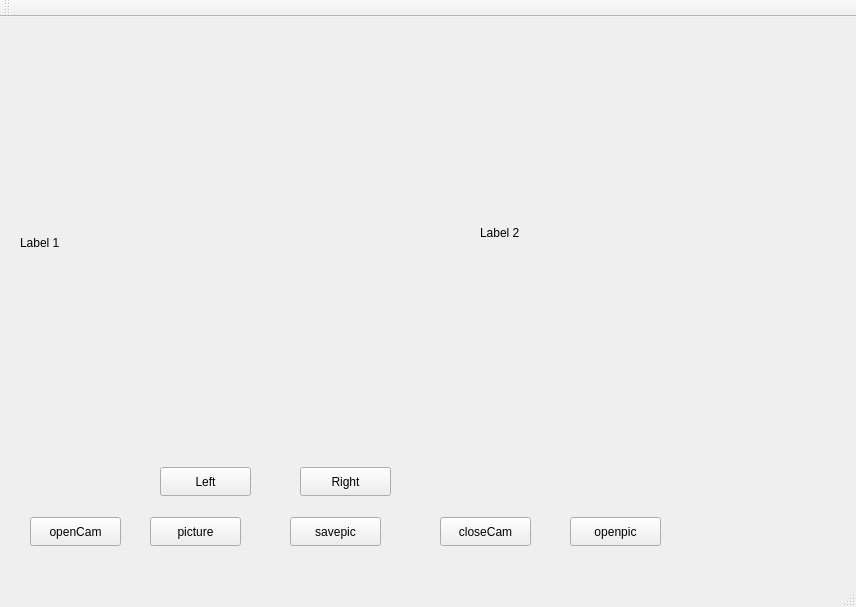
<?xml version="1.0" encoding="UTF-8"?>
<ui version="4.0">
 <class>cameraGet</class>
 <widget class="QMainWindow" name="cameraGet">
  <property name="geometry">
   <rect>
    <x>0</x>
    <y>0</y>
    <width>856</width>
    <height>607</height>
   </rect>
  </property>
  <property name="windowTitle">
   <string>cameraGet</string>
  </property>
  <widget class="QWidget" name="centralWidget">
   <widget class="QPushButton" name="open">
    <property name="geometry">
     <rect>
      <x>30</x>
      <y>500</y>
      <width>91</width>
      <height>29</height>
     </rect>
    </property>
    <property name="text">
     <string>openCam</string>
    </property>
   </widget>
   <widget class="QPushButton" name="pic">
    <property name="geometry">
     <rect>
      <x>150</x>
      <y>500</y>
      <width>91</width>
      <height>29</height>
     </rect>
    </property>
    <property name="text">
     <string>picture</string>
    </property>
   </widget>
   <widget class="QLabel" name="label">
    <property name="geometry">
     <rect>
      <x>20</x>
      <y>30</y>
      <width>421</width>
      <height>391</height>
     </rect>
    </property>
    <property name="text">
     <string>Label 1</string>
    </property>
   </widget>
   <widget class="QLabel" name="label_2">
    <property name="geometry">
     <rect>
      <x>480</x>
      <y>30</y>
      <width>381</width>
      <height>371</height>
     </rect>
    </property>
    <property name="text">
     <string>Label 2</string>
    </property>
   </widget>
   <widget class="QPushButton" name="closeCam">
    <property name="geometry">
     <rect>
      <x>440</x>
      <y>500</y>
      <width>91</width>
      <height>29</height>
     </rect>
    </property>
    <property name="text">
     <string>closeCam</string>
    </property>
   </widget>
   <widget class="QPushButton" name="savepic">
    <property name="geometry">
     <rect>
      <x>290</x>
      <y>500</y>
      <width>91</width>
      <height>29</height>
     </rect>
    </property>
    <property name="text">
     <string>savepic</string>
    </property>
   </widget>
   <widget class="QPushButton" name="openpic">
    <property name="geometry">
     <rect>
      <x>570</x>
      <y>500</y>
      <width>91</width>
      <height>29</height>
     </rect>
    </property>
    <property name="text">
     <string>openpic</string>
    </property>
   </widget>
   <widget class="QPushButton" name="pushButton">
    <property name="geometry">
     <rect>
      <x>160</x>
      <y>450</y>
      <width>91</width>
      <height>29</height>
     </rect>
    </property>
    <property name="text">
     <string>Left</string>
    </property>
   </widget>
   <widget class="QPushButton" name="pushButton_2">
    <property name="geometry">
     <rect>
      <x>300</x>
      <y>450</y>
      <width>91</width>
      <height>29</height>
     </rect>
    </property>
    <property name="text">
     <string>Right</string>
    </property>
   </widget>
  </widget>
  <widget class="QMenuBar" name="menuBar">
   <property name="geometry">
    <rect>
     <x>0</x>
     <y>0</y>
     <width>856</width>
     <height>26</height>
    </rect>
   </property>
  </widget>
  <widget class="QToolBar" name="mainToolBar">
   <attribute name="toolBarArea">
    <enum>TopToolBarArea</enum>
   </attribute>
   <attribute name="toolBarBreak">
    <bool>false</bool>
   </attribute>
  </widget>
  <widget class="QStatusBar" name="statusBar"/>
 </widget>
 <layoutdefault spacing="6" margin="11"/>
 <resources/>
 <connections/>
</ui>
